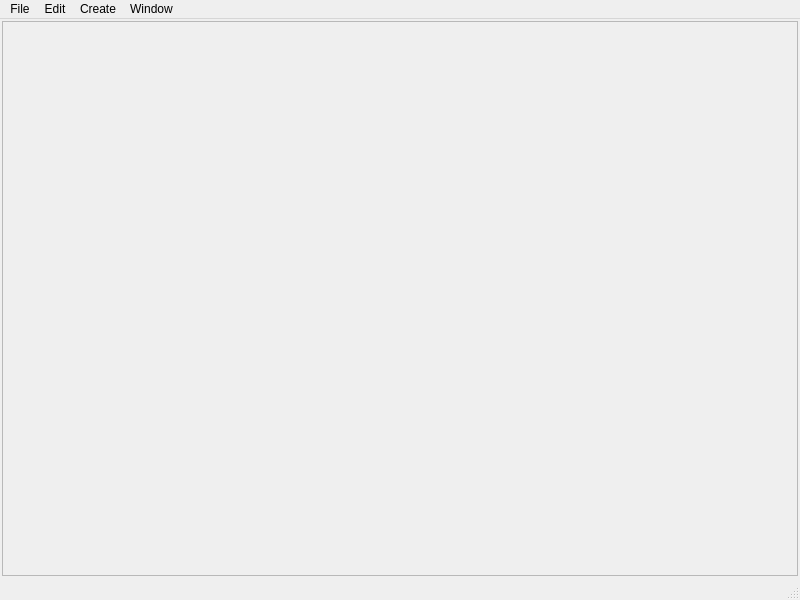
<?xml version="1.0" encoding="UTF-8"?>
<ui version="4.0">
 <class>appBase</class>
 <widget class="QMainWindow" name="appBase">
  <property name="geometry">
   <rect>
    <x>0</x>
    <y>0</y>
    <width>800</width>
    <height>600</height>
   </rect>
  </property>
  <property name="windowTitle">
   <string>MainWindow</string>
  </property>
  <property name="windowIcon">
   <iconset>
    <normaloff>:/icon.png</normaloff>:/icon.png</iconset>
  </property>
  <property name="styleSheet">
   <string notr="true"/>
  </property>
  <widget class="QWidget" name="centralwidget">
   <layout class="QGridLayout" name="gridLayout">
    <property name="margin">
     <number>2</number>
    </property>
    <property name="spacing">
     <number>2</number>
    </property>
    <item row="0" column="0">
     <widget class="QFrame" name="glArea">
      <property name="frameShape">
       <enum>QFrame::StyledPanel</enum>
      </property>
      <property name="frameShadow">
       <enum>QFrame::Raised</enum>
      </property>
      <layout class="QVBoxLayout" name="glLayout">
       <property name="spacing">
        <number>0</number>
       </property>
       <property name="margin">
        <number>0</number>
       </property>
      </layout>
     </widget>
    </item>
   </layout>
  </widget>
  <widget class="QStatusBar" name="statusbar"/>
  <widget class="QMenuBar" name="menubar">
   <property name="geometry">
    <rect>
     <x>0</x>
     <y>0</y>
     <width>800</width>
     <height>25</height>
    </rect>
   </property>
   <widget class="QMenu" name="menuFile">
    <property name="title">
     <string>File</string>
    </property>
    <widget class="QMenu" name="menuRecent_Files">
     <property name="title">
      <string>Open Recent File</string>
     </property>
    </widget>
    <addaction name="actionNew"/>
    <addaction name="actionOpen"/>
    <addaction name="menuRecent_Files"/>
    <addaction name="actionSave"/>
    <addaction name="actionSave_As"/>
    <addaction name="separator"/>
    <addaction name="actionExit"/>
   </widget>
   <widget class="QMenu" name="menuWindow">
    <property name="title">
     <string>Window</string>
    </property>
   </widget>
   <widget class="QMenu" name="menuCreate">
    <property name="title">
     <string>Create</string>
    </property>
   </widget>
   <widget class="QMenu" name="menuEdit">
    <property name="title">
     <string>Edit</string>
    </property>
   </widget>
   <addaction name="menuFile"/>
   <addaction name="menuEdit"/>
   <addaction name="menuCreate"/>
   <addaction name="menuWindow"/>
  </widget>
  <action name="actionExit">
   <property name="text">
    <string>Exit</string>
   </property>
  </action>
  <action name="actionNew">
   <property name="text">
    <string>New</string>
   </property>
   <property name="shortcut">
    <string>Ctrl+N</string>
   </property>
  </action>
  <action name="actionOpen">
   <property name="text">
    <string>Open</string>
   </property>
   <property name="shortcut">
    <string>Ctrl+O</string>
   </property>
  </action>
  <action name="actionSave">
   <property name="text">
    <string>Save</string>
   </property>
   <property name="shortcut">
    <string>Ctrl+S</string>
   </property>
  </action>
  <action name="actionSave_As">
   <property name="text">
    <string>Save As</string>
   </property>
   <property name="shortcut">
    <string>Ctrl+Shift+S</string>
   </property>
  </action>
  <action name="actionSave_2">
   <property name="text">
    <string>Save</string>
   </property>
  </action>
  <action name="actionManage_Workspaces">
   <property name="text">
    <string>Manage Workspaces</string>
   </property>
  </action>
  <action name="actionDasf">
   <property name="text">
    <string>dasf</string>
   </property>
  </action>
 </widget>
 <resources/>
 <connections/>
</ui>
